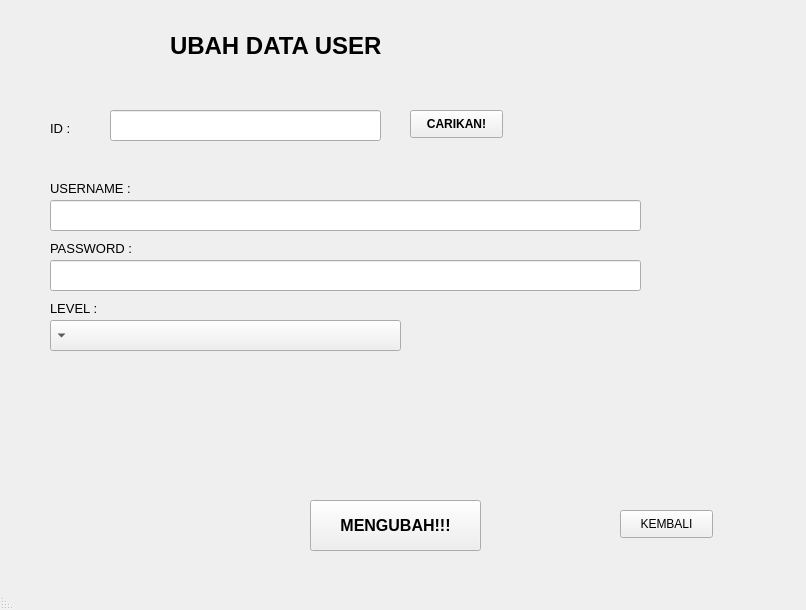
<?xml version="1.0" encoding="UTF-8"?>
<ui version="4.0">
 <class>MainWindow</class>
 <widget class="QMainWindow" name="MainWindow">
  <property name="geometry">
   <rect>
    <x>0</x>
    <y>0</y>
    <width>806</width>
    <height>610</height>
   </rect>
  </property>
  <property name="windowTitle">
   <string>MainWindow</string>
  </property>
  <property name="layoutDirection">
   <enum>Qt::RightToLeft</enum>
  </property>
  <widget class="QWidget" name="centralwidget">
   <widget class="QLabel" name="label_ubah_data_mhs">
    <property name="geometry">
     <rect>
      <x>170</x>
      <y>30</y>
      <width>411</width>
      <height>31</height>
     </rect>
    </property>
    <property name="font">
     <font>
      <pointsize>18</pointsize>
      <weight>75</weight>
      <bold>true</bold>
     </font>
    </property>
    <property name="text">
     <string>UBAH DATA USER</string>
    </property>
   </widget>
   <widget class="QLabel" name="label_3">
    <property name="geometry">
     <rect>
      <x>50</x>
      <y>180</y>
      <width>161</width>
      <height>16</height>
     </rect>
    </property>
    <property name="font">
     <font>
      <pointsize>10</pointsize>
     </font>
    </property>
    <property name="text">
     <string>USERNAME :</string>
    </property>
   </widget>
   <widget class="QLineEdit" name="lineEdit_alamat">
    <property name="geometry">
     <rect>
      <x>50</x>
      <y>260</y>
      <width>591</width>
      <height>31</height>
     </rect>
    </property>
    <property name="font">
     <font>
      <pointsize>10</pointsize>
     </font>
    </property>
   </widget>
   <widget class="QLineEdit" name="lineEdit_nama">
    <property name="geometry">
     <rect>
      <x>50</x>
      <y>200</y>
      <width>591</width>
      <height>31</height>
     </rect>
    </property>
    <property name="font">
     <font>
      <pointsize>10</pointsize>
     </font>
    </property>
    <property name="text">
     <string/>
    </property>
   </widget>
   <widget class="QLabel" name="label_2">
    <property name="geometry">
     <rect>
      <x>50</x>
      <y>120</y>
      <width>81</width>
      <height>16</height>
     </rect>
    </property>
    <property name="font">
     <font>
      <pointsize>10</pointsize>
     </font>
    </property>
    <property name="text">
     <string>ID :</string>
    </property>
   </widget>
   <widget class="QLineEdit" name="lineEdit_id">
    <property name="geometry">
     <rect>
      <x>110</x>
      <y>110</y>
      <width>271</width>
      <height>31</height>
     </rect>
    </property>
    <property name="font">
     <font>
      <pointsize>10</pointsize>
      <weight>75</weight>
      <bold>true</bold>
     </font>
    </property>
    <property name="text">
     <string/>
    </property>
   </widget>
   <widget class="QPushButton" name="btn_ubah">
    <property name="geometry">
     <rect>
      <x>310</x>
      <y>500</y>
      <width>171</width>
      <height>51</height>
     </rect>
    </property>
    <property name="font">
     <font>
      <pointsize>12</pointsize>
      <weight>75</weight>
      <bold>true</bold>
     </font>
    </property>
    <property name="text">
     <string>MENGUBAH!!!</string>
    </property>
   </widget>
   <widget class="QLabel" name="label_4">
    <property name="geometry">
     <rect>
      <x>50</x>
      <y>240</y>
      <width>161</width>
      <height>16</height>
     </rect>
    </property>
    <property name="font">
     <font>
      <pointsize>10</pointsize>
     </font>
    </property>
    <property name="text">
     <string>PASSWORD :</string>
    </property>
   </widget>
   <widget class="QPushButton" name="btn_cari">
    <property name="geometry">
     <rect>
      <x>410</x>
      <y>110</y>
      <width>93</width>
      <height>28</height>
     </rect>
    </property>
    <property name="font">
     <font>
      <weight>75</weight>
      <bold>true</bold>
     </font>
    </property>
    <property name="text">
     <string>CARIKAN!</string>
    </property>
   </widget>
   <widget class="QPushButton" name="btn_kembali">
    <property name="geometry">
     <rect>
      <x>620</x>
      <y>510</y>
      <width>93</width>
      <height>28</height>
     </rect>
    </property>
    <property name="text">
     <string>KEMBALI</string>
    </property>
   </widget>
   <widget class="QLabel" name="label_5">
    <property name="geometry">
     <rect>
      <x>50</x>
      <y>300</y>
      <width>161</width>
      <height>16</height>
     </rect>
    </property>
    <property name="font">
     <font>
      <pointsize>10</pointsize>
     </font>
    </property>
    <property name="text">
     <string>LEVEL :</string>
    </property>
   </widget>
   <widget class="QComboBox" name="comboBox">
    <property name="geometry">
     <rect>
      <x>50</x>
      <y>320</y>
      <width>351</width>
      <height>31</height>
     </rect>
    </property>
   </widget>
  </widget>
  <widget class="QMenuBar" name="menubar">
   <property name="geometry">
    <rect>
     <x>0</x>
     <y>0</y>
     <width>806</width>
     <height>21</height>
    </rect>
   </property>
  </widget>
  <widget class="QStatusBar" name="statusbar"/>
 </widget>
 <resources/>
 <connections/>
</ui>
